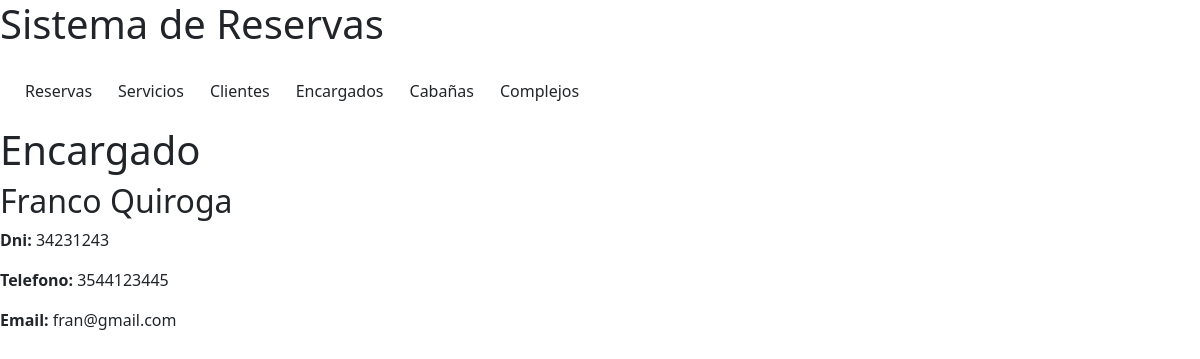
/reservas/encargados/1/, run on an earlier commit of the app's database.
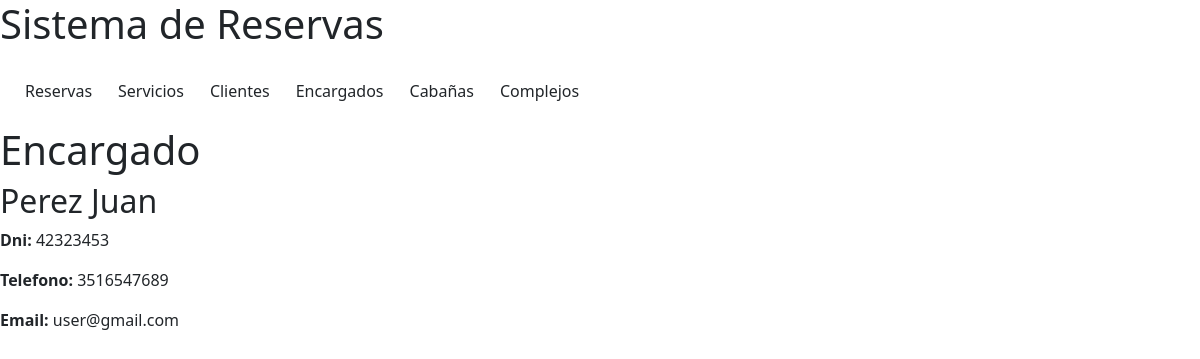
And on a later commit of the database.
### reservas/models.py (models this page shows, shortened)
class Encargado(models.Model):
    dni = models.IntegerField()
    apellido_nombre = models.CharField(max_length=100)
    telefono = models.CharField(max_length=30)
    email = models.CharField(max_length=50, default="user@gmail.com")

### reservas/views.py (the view)
# urls.py: path('encargados/<int:encargado_id>/', views.detalle_encargado, name='detalle_encargado'),
def detalle_encargado(request, encargado_id):
    encargado = Encargado.objects.get(id=encargado_id)
    context={
        'encargado': encargado
    }
    return render(request,'detalle_encargado.html', context)

### reservas/templates/detalle_encargado.html
{% include 'navbar.html' %}
{% block content %}
<div class="detalle">
    <h1>Encargado</h1>
    <h2>{{ encargado.apellido_nombre }}</h2>
    <p><strong>Dni: </strong> {{ encargado.dni}}</p>
    <p><strong>Telefono: </strong> {{ encargado.telefono}}</p>
    <p><strong>Email: </strong> {{ encargado.email}}</p>
</div>
{% endblock %}

What changed in the data, as far as the page shows it:
changed Encargado: apellido_nombre "Franco Quiroga" → "Perez Juan"; dni "34231243" → "42323453"; telefono "3544123445" → "3516547689"; email "fran@gmail.com" → "user@gmail.com"
